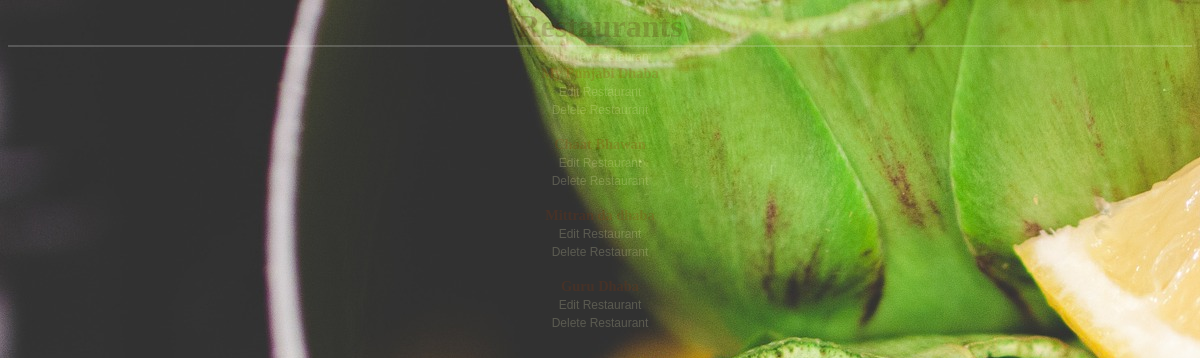
The app's page /restaurants, older data.
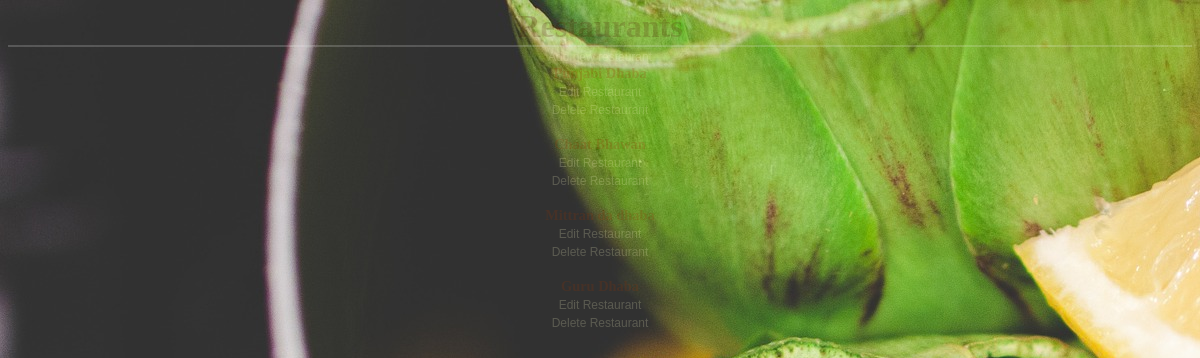
The same page, newer data.
### database_setup.py (models this page shows, shortened)
class Restaurant(Base):
    __tablename__ = 'restaurant'
    name = Column(String(80),nullable =False)
    id = Column(Integer, primary_key = True)

### finalproject.py (the view)
@app.route('/')
@app.route('/restaurants')
def showRestaurants():
    restaurants = session.query(Restaurant)
    if(restaurants):
        return render_template('restaurants.html',restaurants = restaurants)
    else:
        return render_template('nodatafound.html', message = "No restaurants found in the database")
    return "This page will show many restaurants"

### templates/restaurants.html (shortened to what this page needs)
<!DOCTYPE html>
<html lang="en" dir="ltr">
  <head>
    <link rel=stylesheet type=text/css href="{{ url_for('static', filename='styles.css') }}">
  </head>
  <body>
    <h1>Restaurants</h1>
    <a href="{{url_for('newRestaurant')}}">Add new restaurant</a>
    {%for i in restaurants%}
    <div>
      <a href="{{url_for('showMenu',restaurant_id=i.id)}}"><h2>{{i.name}}</h2></a>
      <a href="{{url_for('editRestaurant',restaurant_id = i.id)}}">Edit Restaurant</a><br>
      <a href="{{url_for('deleteRestaurant',restaurant_id = i.id)}}">Delete Restaurant</a>
      <br><br>
    </div>
    {%endfor%}
  </body>
</html>

Row changes from the older to the newer data that the page shows:
changed Restaurant: name "My Punjabi Dhaba" → "Punjabi Dhaba"
